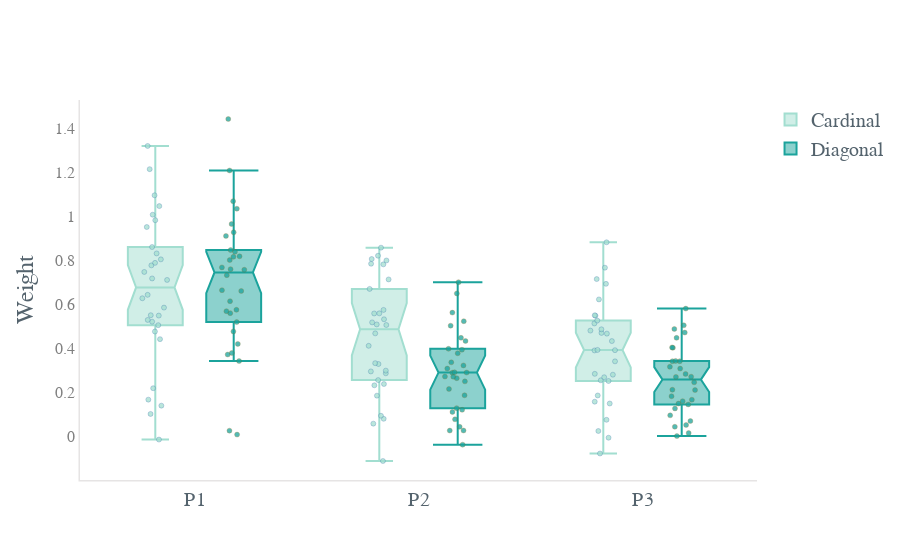

This figure's notebook cell:
### Code cell
#by number of repetitions
fig = go.Figure()

dat = log_reg_preDeci.loc[(log_reg_preDeci.pre_deci == 0),:]
fig.add_trace(go.Box( #boxplot for the condition were one stimuli is followed by another from the same category
    y=dat['weight'],
    x=dat['nrep'],
    boxpoints='all',
    jitter=0.5, # add some jitter for a better separation between points
    pointpos=0,
        marker=dict(
        color='#2A88D4',
        size=5,
        opacity=0.75,
        line=dict(color='#0A4893', width=.3)
    ),
    #boxmean='sd',
    notched=True, notchwidth=0.15,
    name='Cardinal', # Stimuli follwed by one of the same category (D-D or C-C)
    marker_color='rgba(162, 222, 208, 1)'))
#0A4893


dat = log_reg_preDeci.loc[(log_reg_preDeci.pre_deci == 1),:]
fig.add_trace(go.Box( #boxplot for the condition were one stimuli is followed by another from a different category
    y=dat['weight'],
    x=dat['nrep'],
    boxpoints='all', pointpos=0, jitter=0.5,
    whiskerwidth=0.9,
    marker=dict(
        color='#FA920A',
        size=5,
        opacity=0.75,
        line=dict(color='#9A5903', width=.3)
    ),
    #boxmean='sd',
    notched=True, notchwidth=0.15, 
    name='Diagonal', # Stimuli follwed by one of the different category (D-C or C-D)
    marker_color='rgba(27, 163, 156, 1)'
))

fig.update_layout(template='plotly_white', xaxis=dict(showgrid=False),
    yaxis=dict(gridcolor='white'))

fig.update_yaxes(zeroline=True, zerolinewidth=0, zerolinecolor='White')
fig.update_xaxes(showline=True, linewidth=1.5, linecolor='#E6E4E4')
fig.update_yaxes(showline=True, linewidth=1.5, linecolor='#E6E4E4', ticktext=['Weight'], tickfont=dict(family='verdana', color='#7f7f7f', size=16))
fig.update_xaxes(tickvals = [0, 1, 2], ticktext=['P1', 'P2', 'P3'], tickangle=0, tickfont=dict(family='verdana', color='#54636D', size=20))

fig.update_layout(
    boxmode='group', # group together boxes of the different traces for each value of x
    bargroupgap=0.1,
    bargap=1,
    yaxis_title="Weight",
    font=dict(
        family="verdana",
        size=20,
        color="#54636D" #E6E4E4
    )
)
fig.update_traces(showlegend=True)

fig.show()

### Figure 1 — Plotly figure (JSON) as saved in the notebook; plotly's stock layout.template omitted (floating-point values rounded to 4 significant figures)
{"data": [{"boxpoints": "all", "jitter": 0.5, "marker": {"color": "rgba(162, 222, 208, 1)", "line": {"color": "#0A4893", "width": 0.3}, "opacity": 0.75, "size": 5}, "name": "Cardinal", "notched": true, "notchwidth": 0.15, "pointpos": 0, "showlegend": true, "type": "box", "x": [0, 1, 2, 0, 1, 2, 0, 1, 2, 0, 1, 2, 0, 1, 2, 0, 1, 2, 0, 1, 2, 0, 1, 2, 0, 1, 2, 0, 1, 2, 0, 1, 2, 0, 1, 2, 0, 1, 2, 0, 1, 2, 0, 1, 2, 0, 1, 2, 0, 1, 2, 0, 1, 2, 0, 1, 2, 0, 1, 2, 0, 1, 2, 0, 1, 2, 0, 1, 2, 0, 1, 2, 0, 1, 2, 0, 1, 2, 0, 1, 2, 0, 1, 2, 0, 1, 2, 0, 1, 2], "y": [0.6425, 0.7125, 0.4664, 0.8596, 0.5317, 0.2839, 0.7102, 0.8052, 0.5497, 0.8037, 0.5586, 0.6924, 0.9814, 0.5175, 0.2801, 0.9504, 0.8568, 0.714, 0.627, 0.2949, 0.3901, 0.2187, 0.1848, 0.1575, 0.5206, 0.6695, 0.7659, 0.7763, 0.2863, 0.4697, 0.8305, 0.2319, 0.5127, 0.1019, 0.05784, 0.02446, 1.045, 0.7837, 0.3914, 0.4761, 0.3285, 0.1857, -0.01448, -0.1118, -0.00614, 0.5501, 0.5056, 0.4802, 1.006, 0.7986, 0.6218, 1.094, 0.5741, 0.2545, 0.1394, 0.09359, 0.1492, 0.5049, 0.8201, 0.4861, 0.4414, 0.3323, 0.4326, 0.7877, 0.4677, 0.3406, 0.7169, 0.5581, 0.548, 1.213, 0.2377, -0.07772, 0.1668, 0.07976, 0.07523, 0.5846, 0.4111, 0.3925, 0.5286, 0.2984, 0.2514, 0.5483, 0.2555, 0.2685, 0.7465, 0.5082, 0.5258, 1.318, 0.7809, 0.8811]}, {"boxpoints": "all", "jitter": 0.5, "marker": {"color": "rgba(27, 163, 156, 1)", "line": {"color": "#9A5903", "width": 0.3}, "opacity": 0.75, "size": 5}, "name": "Diagonal", "notched": true, "notchwidth": 0.15, "pointpos": 0, "showlegend": true, "type": "box", "whiskerwidth": 0.9, "x": [0, 1, 2, 0, 1, 2, 0, 1, 2, 0, 1, 2, 0, 1, 2, 0, 1, 2, 0, 1, 2, 0, 1, 2, 0, 1, 2, 0, 1, 2, 0, 1, 2, 0, 1, 2, 0, 1, 2, 0, 1, 2, 0, 1, 2, 0, 1, 2, 0, 1, 2, 0, 1, 2, 0, 1, 2, 0, 1, 2, 0, 1, 2, 0, 1, 2, 0, 1, 2, 0, 1, 2, 0, 1, 2, 0, 1, 2, 0, 1, 2, 0, 1, 2, 0, 1, 2, 0, 1, 2], "y": [0.6601, 0.3774, 0.3411, 0.8003, 0.5618, 0.0519, 0.4766, 0.322, 0.2455, 0.8174, 0.3935, 0.3411, 0.8379, 0.6489, 0.4712, 0.7565, 0.2707, 0.5042, 0.5746, 0.3977, 0.4473, 0.3716, 0.07729, 0.001181, 1.068, 0.2153, 0.5801, 0.7672, 0.5229, 0.1823, 0.9263, 0.4475, 0.4022, 0.008061, 0.02642, 0.1664, 0.8153, 0.7001, 0.3425, 0.5684, -0.03748, 0.06983, 0.02593, 0.1204, 0.04364, 1.034, 0.3362, 0.2118, 0.9099, 0.04326, 0.1489, 0.732, 0.2909, 0.1451, 0.3786, 0.2642, 0.2103, 0.5189, 0.02663, 0.01518, 0.3419, 0.1865, 0.2699, 0.6139, 0.3077, 0.2836, 0.8458, 0.2498, 0.2709, 1.207, 0.1282, 0.1266, 0.4199, 0.1109, 0.1598, 0.7592, 0.2898, 0.09547, 0.5595, 0.2892, 0.3158, 0.6636, 0.2714, 0.4875, 0.9641, 0.4334, 0.4039, 1.441, 0.5027, 0.3077]}], "layout": {"autosize": true, "bargap": 1, "bargroupgap": 0.1, "boxmode": "group", "font": {"color": "#54636D", "family": "verdana", "size": 20}, "xaxis": {"autorange": true, "linecolor": "#E6E4E4", "linewidth": 1.5, "range": [-0.5096, 2.51], "showgrid": false, "showline": true, "tickangle": 0, "tickfont": {"color": "#54636D", "family": "verdana", "size": 20}, "ticktext": ["P1", "P2", "P3"], "tickvals": [0, 1, 2], "type": "linear"}, "yaxis": {"autorange": true, "gridcolor": "white", "linecolor": "#E6E4E4", "linewidth": 1.5, "range": [-0.1981, 1.527], "showline": true, "tickfont": {"color": "#7f7f7f", "family": "verdana", "size": 16}, "ticktext": ["Weight"], "title": {"text": "Weight"}, "type": "linear", "zeroline": true, "zerolinecolor": "White", "zerolinewidth": 0}}}
